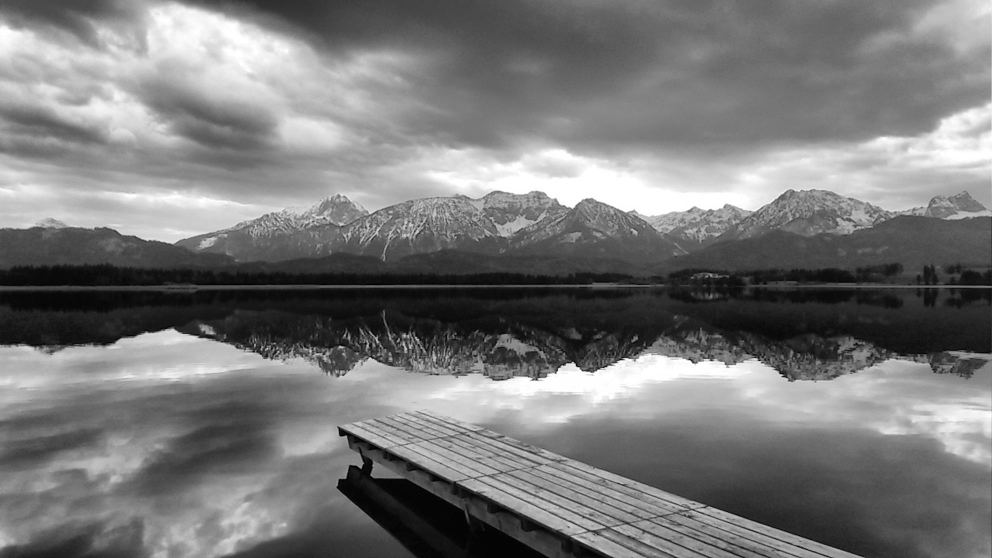
#> input picture image.jpg, 1984 x 1116 px, found by its file name (shown at 1/2 size)
$ jupyter execute Set3_Q9_DFT_Filtering_Padding.ipynb
#> lines starting #> are read from the running program, lines starting #| are printed output that depends on the picture
# # Set 3 — Q9
**Task:** Perform frequency-domain filtering **with** and **without** zero **padding**, and compare the results.

[cell 1]
# %%
# --- Imports & Config ---
import cv2
import numpy as np
import matplotlib.pyplot as plt
from pathlib import Path

# === User: set your image path here (grayscale is fine; color will be converted) ===
img_path = "image.jpg"
force_size = (256, 256)   # set to None to keep original size

# Filtering params
filter_type = "butterworth"  # "ideal" | "butterworth" | "gaussian"
mode        = "lowpass"      # "lowpass" | "highpass"
D0          = 35             # cutoff radius (pixels)
order_n     = 2              # Butterworth order (ignored for ideal/gaussian)
pad_factor  = 2              # e.g., 2 = pad to (2H, 2W)

out_dir = Path("./outputs_q9")
out_dir.mkdir(parents=True, exist_ok=True)

def imshow(ax, img, title="", cmap=None):
    ax.imshow(img if cmap is None else img, cmap=cmap)
    ax.set_title(title); ax.axis("off")

[cell 2]
# %%
# --- Load grayscale image ---
img = cv2.imread(img_path, cv2.IMREAD_GRAYSCALE)
#> img is the input picture: shape (1116, 1984); min 0, max 255, mean 120.7
if img is None:
    # Fallback: make a textured synthetic image
    h, w = 256, 256
    yy, xx = np.mgrid[0:h, 0:w]
    img = (127 + 50*np.sin(2*np.pi*xx/16.0) + 50*np.sin(2*np.pi*yy/32.0)).astype(np.uint8)

if force_size is not None:
    img = cv2.resize(img, force_size, interpolation=cv2.INTER_AREA)
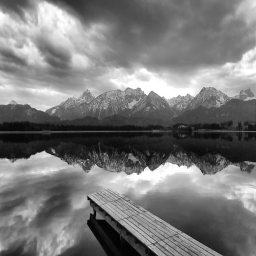
#> img: shape (256, 256); min 4, max 255, mean 120.7

H, W = img.shape[:2]
#> H = 256; W = 256
plt.figure(figsize=(5,5)); plt.imshow(img, cmap="gray"); plt.title(f"Input ({W}×{H})"); plt.axis("off"); plt.show()
cv2.imwrite(str(out_dir / "q9_input.png"), img)
#> Out = True

[cell 3]
# %%
# --- Helpers: DFT, spectrum visualization, and circular filters ---
def dft2(img):
    F = np.fft.fft2(img.astype(np.float32))
    return F

def idft2(F):
    out = np.fft.ifft2(F)
    return np.real(out)

def spectrum(F):
    return np.log(1 + np.abs(np.fft.fftshift(F)))

def make_distance_grid(h, w):
#> called with h = 256, w = 256
    u = np.arange(w) - w//2
#> u = 256 values from -128 to 127
    v = np.arange(h) - h//2
#> v = 256 values from -128 to 127
    U, V = np.meshgrid(u, v)
    D = np.sqrt(U**2 + V**2)
    return D

def make_filter(h, w, ftype="ideal", mode="lowpass", D0=30, n=2):
    D = make_distance_grid(h, w)
    eps = 1e-8
    if ftype == "ideal":
        H = (D <= D0).astype(np.float32)
    elif ftype == "butterworth":
        H = 1.0 / (1.0 + (D / max(D0, eps))**(2*n))
    elif ftype == "gaussian":
        H = np.exp(-(D**2) / (2*(max(D0, eps)**2)))
    else:
        raise ValueError("Unknown filter type")

    if mode == "lowpass":
        return np.fft.ifftshift(H)
    elif mode == "highpass":
        return np.fft.ifftshift(1.0 - H)
    else:
        raise ValueError("Unknown mode")

[cell 4]
# %%
# --- Filtering WITHOUT padding ---
F = dft2(img)
H = make_filter(H, W, ftype=filter_type, mode=mode, D0=D0, n=order_n)
G = F * H
g = idft2(G)
g_clip = np.clip(g, 0, 255).astype(np.uint8)

# Visualize
fig, axs = plt.subplots(1,3, figsize=(14,4))
imshow(axs[0], spectrum(F), "Input Spectrum (log-shifted)", cmap="gray")
imshow(axs[1], np.fft.fftshift(H), f"Filter ({filter_type}, {mode})", cmap="gray")
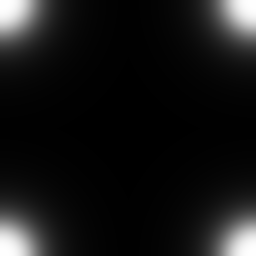
#> H: shape (256, 256) float64; min 0.0014, max 1, mean 0.0887
imshow(axs[2], g_clip, "Filtered (no padding)", cmap="gray")
plt.tight_layout(); plt.show()
#> after `plt.tight_layout()`:
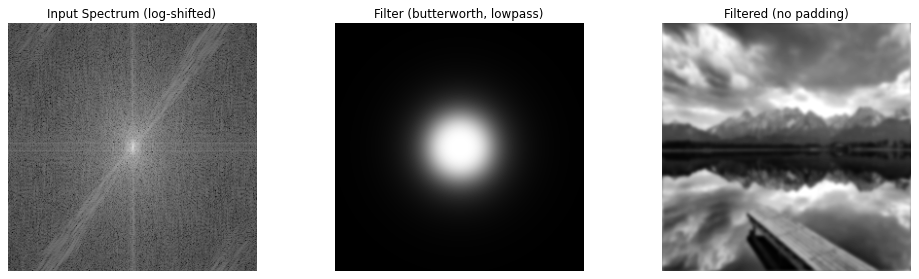
#> figure drawn by matplotlib, 3 panels

cv2.imwrite(str(out_dir / "q9_no_padding_filtered.png"), g_clip)
#> Out = True

[cell 5]
# %%
# --- Filtering WITH zero padding (fixed) ---
H_img, W_img = img.shape[:2]               # original image size
#> H_img = 256; W_img = 256
pad_h = int(H_img * pad_factor)            # ensure integers
#> pad_h = 512
pad_w = int(W_img * pad_factor)
#> pad_w = 512

# Center the image in a zero-padded canvas
padded = np.zeros((pad_h, pad_w), dtype=np.float32)
y0 = (pad_h - H_img) // 2
#> y0 = 128
x0 = (pad_w - W_img) // 2
#> x0 = 128
padded[y0:y0+H_img, x0:x0+W_img] = img.astype(np.float32)
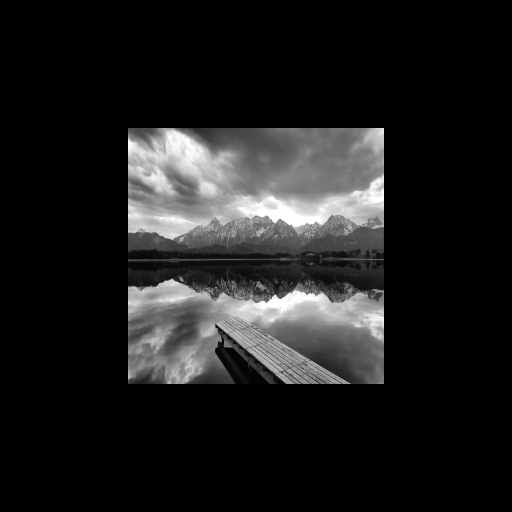
#> padded: shape (512, 512) float32; min 0, max 255, mean 30.2

# DFT on padded image
Fp = dft2(padded)

# Build filter for padded size (use a different name to avoid shadowing)
Hpad = make_filter(pad_h, pad_w, ftype=filter_type, mode=mode, D0=D0, n=order_n)

# Apply in frequency domain and invert
Gp = Fp * Hpad
gp = idft2(Gp)

# Crop back to original size
gpc = gp[y0:y0+H_img, x0:x0+W_img]
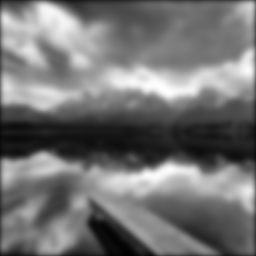
#> gpc: shape (256, 256) float64; min 0.881, max 260.7, mean 119.3; drawn with min black and max white
gpc_clip = np.clip(gpc, 0, 255).astype(np.uint8)

# Visualize
fig, axs = plt.subplots(1,3, figsize=(14,4))
imshow(axs[0], spectrum(Fp), "Padded Spectrum", cmap="gray")
#> in spectrum (call 2), `return np.log(1 + np.abs(np.fft.fftshift(F)))`:
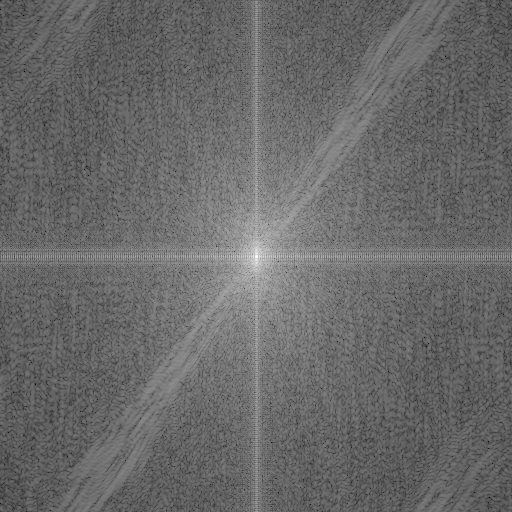
#> returned value: shape (512, 512) float64; min 1.43, max 15.88, mean 7.39; drawn with min black and max white
imshow(axs[1], np.fft.fftshift(Hpad), f"Filter (padded {pad_h}×{pad_w})", cmap="gray")
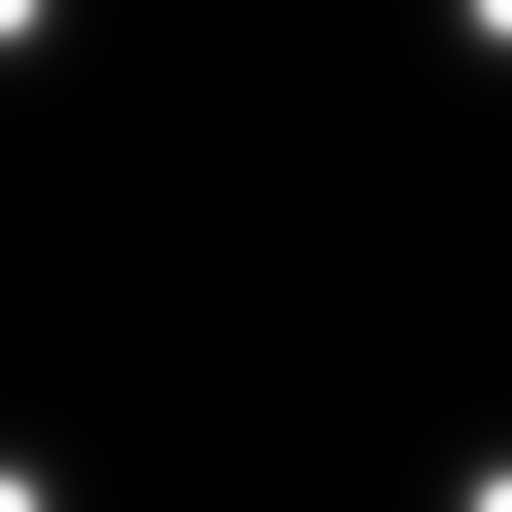
#> Hpad: shape (512, 512) float64; min 8.73e-05, max 1, mean 0.0228
imshow(axs[2], gpc_clip, "Filtered (with padding)", cmap="gray")
plt.tight_layout(); plt.show()
#> after `plt.tight_layout()`:
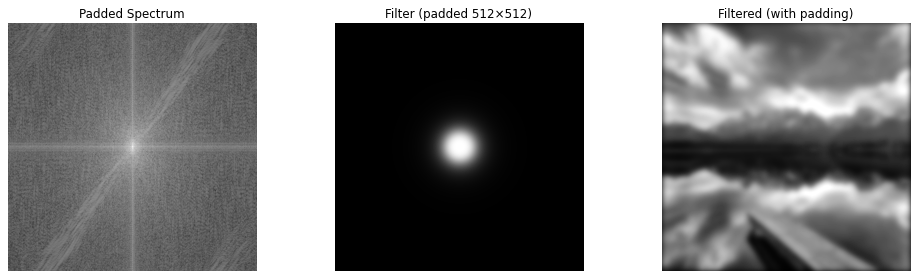
#> figure drawn by matplotlib, 3 panels

# Save
cv2.imwrite(str(out_dir / "q9_with_padding_filtered.png"), gpc_clip)
#> Out = True

[cell 6]
# %%
# --- Side-by-side comparison & simple metrics ---
def psnr(a, b):
    a = a.astype(np.float32); b = b.astype(np.float32)
    mse = np.mean((a - b)**2)
    if mse <= 1e-12: return 99.0
    PIX = 255.0
    return 20*np.log10(PIX / np.sqrt(mse))

fig, axs = plt.subplots(1,3, figsize=(15,5))
imshow(axs[0], img, "Original", cmap="gray")
imshow(axs[1], cv2.normalize(cv2.absdiff(img, g_clip), None, 0, 255, cv2.NORM_MINMAX), "Diff: no padding", cmap="gray")
imshow(axs[2], cv2.normalize(cv2.absdiff(img, gpc_clip), None, 0, 255, cv2.NORM_MINMAX), "Diff: with padding", cmap="gray")
plt.tight_layout(); plt.show()
#> after `plt.tight_layout()`:
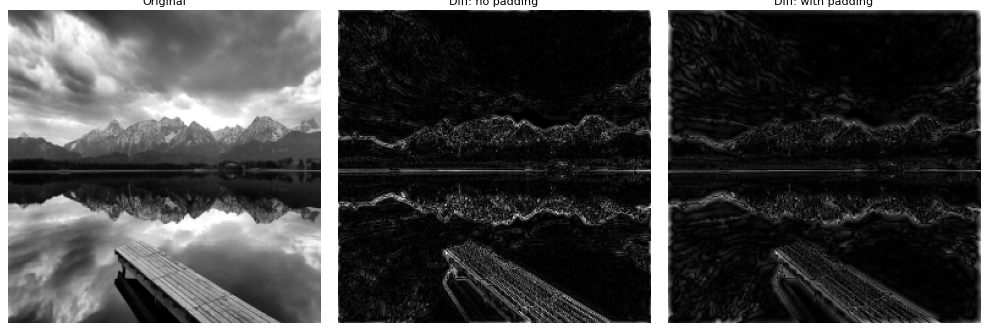
#> figure drawn by matplotlib, 3 panels

print(f"PSNR(Original vs No-Pad)  : {psnr(img, g_clip):.2f} dB")
#> in psnr, `mse = np.mean((a - b)**2)`: mse = 85.38
#| PSNR(Original vs No-Pad)  : 28.82 dB
print(f"PSNR(Original vs With-Pad): {psnr(img, gpc_clip):.2f} dB")
#| PSNR(Original vs With-Pad): 23.98 dB

cv2.imwrite(str(out_dir / "q9_diff_no_padding.png"),
            cv2.normalize(cv2.absdiff(img, g_clip), None, 0, 255, cv2.NORM_MINMAX))
cv2.imwrite(str(out_dir / "q9_diff_with_padding.png"),
            cv2.normalize(cv2.absdiff(img, gpc_clip), None, 0, 255, cv2.NORM_MINMAX))
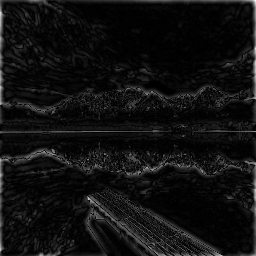
#> saved as q9_diff_with_padding.png: shape (256, 256); min 0, max 255, mean 16.2
print("Saved outputs to:", out_dir.resolve())
